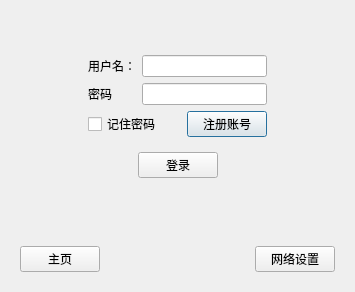
<?xml version="1.0" encoding="UTF-8"?>
<ui version="4.0">
 <class>Login</class>
 <widget class="QDialog" name="Login">
  <property name="geometry">
   <rect>
    <x>0</x>
    <y>0</y>
    <width>355</width>
    <height>292</height>
   </rect>
  </property>
  <property name="windowTitle">
   <string>Dialog</string>
  </property>
  <layout class="QGridLayout" name="gridLayout_2">
   <item row="0" column="0">
    <widget class="QStackedWidget" name="stackedWidget">
     <widget class="QWidget" name="page">
      <layout class="QVBoxLayout" name="verticalLayout">
       <item>
        <spacer name="verticalSpacer">
         <property name="orientation">
          <enum>Qt::Vertical</enum>
         </property>
         <property name="sizeHint" stdset="0">
          <size>
           <width>20</width>
           <height>40</height>
          </size>
         </property>
        </spacer>
       </item>
       <item>
        <layout class="QHBoxLayout" name="horizontalLayout_2">
         <item>
          <spacer name="horizontalSpacer_3">
           <property name="orientation">
            <enum>Qt::Horizontal</enum>
           </property>
           <property name="sizeHint" stdset="0">
            <size>
             <width>40</width>
             <height>20</height>
            </size>
           </property>
          </spacer>
         </item>
         <item>
          <widget class="QWidget" name="widget" native="true">
           <layout class="QGridLayout" name="gridLayout">
            <item row="0" column="0">
             <widget class="QLabel" name="label">
              <property name="text">
               <string>用户名：</string>
              </property>
             </widget>
            </item>
            <item row="0" column="1" colspan="2">
             <widget class="QLineEdit" name="userName"/>
            </item>
            <item row="1" column="0">
             <widget class="QLabel" name="label_2">
              <property name="text">
               <string>密码</string>
              </property>
             </widget>
            </item>
            <item row="1" column="1" colspan="2">
             <widget class="QLineEdit" name="password"/>
            </item>
            <item row="2" column="0" colspan="2">
             <widget class="QCheckBox" name="savePwd">
              <property name="text">
               <string>记住密码</string>
              </property>
             </widget>
            </item>
            <item row="2" column="2">
             <widget class="QPushButton" name="registerUser">
              <property name="text">
               <string>注册账号</string>
              </property>
             </widget>
            </item>
            <item row="3" column="0" colspan="3">
             <widget class="QWidget" name="widget_2" native="true">
              <layout class="QHBoxLayout" name="horizontalLayout">
               <item>
                <spacer name="horizontalSpacer">
                 <property name="orientation">
                  <enum>Qt::Horizontal</enum>
                 </property>
                 <property name="sizeHint" stdset="0">
                  <size>
                   <width>41</width>
                   <height>20</height>
                  </size>
                 </property>
                </spacer>
               </item>
               <item>
                <widget class="QPushButton" name="login">
                 <property name="text">
                  <string>登录</string>
                 </property>
                </widget>
               </item>
               <item>
                <spacer name="horizontalSpacer_2">
                 <property name="orientation">
                  <enum>Qt::Horizontal</enum>
                 </property>
                 <property name="sizeHint" stdset="0">
                  <size>
                   <width>40</width>
                   <height>20</height>
                  </size>
                 </property>
                </spacer>
               </item>
              </layout>
             </widget>
            </item>
           </layout>
          </widget>
         </item>
         <item>
          <spacer name="horizontalSpacer_4">
           <property name="orientation">
            <enum>Qt::Horizontal</enum>
           </property>
           <property name="sizeHint" stdset="0">
            <size>
             <width>40</width>
             <height>20</height>
            </size>
           </property>
          </spacer>
         </item>
        </layout>
       </item>
       <item>
        <spacer name="verticalSpacer_2">
         <property name="orientation">
          <enum>Qt::Vertical</enum>
         </property>
         <property name="sizeHint" stdset="0">
          <size>
           <width>20</width>
           <height>40</height>
          </size>
         </property>
        </spacer>
       </item>
      </layout>
     </widget>
     <widget class="QWidget" name="page_2">
      <layout class="QVBoxLayout" name="verticalLayout_3">
       <item>
        <spacer name="verticalSpacer_3">
         <property name="orientation">
          <enum>Qt::Vertical</enum>
         </property>
         <property name="sizeHint" stdset="0">
          <size>
           <width>20</width>
           <height>33</height>
          </size>
         </property>
        </spacer>
       </item>
       <item>
        <layout class="QHBoxLayout" name="horizontalLayout_4">
         <item>
          <spacer name="horizontalSpacer_6">
           <property name="orientation">
            <enum>Qt::Horizontal</enum>
           </property>
           <property name="sizeHint" stdset="0">
            <size>
             <width>40</width>
             <height>20</height>
            </size>
           </property>
          </spacer>
         </item>
         <item>
          <widget class="QWidget" name="widget_4" native="true">
           <layout class="QGridLayout" name="gridLayout_4">
            <item row="0" column="0">
             <widget class="QLabel" name="label_3">
              <property name="text">
               <string>用户名：</string>
              </property>
             </widget>
            </item>
            <item row="0" column="1">
             <widget class="QLineEdit" name="userName_2"/>
            </item>
            <item row="1" column="0">
             <widget class="QLabel" name="label_4">
              <property name="text">
               <string>密码：</string>
              </property>
             </widget>
            </item>
            <item row="1" column="1">
             <widget class="QLineEdit" name="password_2"/>
            </item>
            <item row="2" column="0">
             <widget class="QLabel" name="label_7">
              <property name="text">
               <string>手机号：</string>
              </property>
             </widget>
            </item>
            <item row="2" column="1">
             <widget class="QLineEdit" name="phoneNum"/>
            </item>
            <item row="3" column="0" colspan="2">
             <widget class="QWidget" name="widget_5" native="true">
              <layout class="QHBoxLayout" name="horizontalLayout_5">
               <item>
                <spacer name="horizontalSpacer_7">
                 <property name="orientation">
                  <enum>Qt::Horizontal</enum>
                 </property>
                 <property name="sizeHint" stdset="0">
                  <size>
                   <width>40</width>
                   <height>20</height>
                  </size>
                 </property>
                </spacer>
               </item>
               <item>
                <widget class="QPushButton" name="register_2">
                 <property name="text">
                  <string>注册</string>
                 </property>
                </widget>
               </item>
               <item>
                <spacer name="horizontalSpacer_8">
                 <property name="orientation">
                  <enum>Qt::Horizontal</enum>
                 </property>
                 <property name="sizeHint" stdset="0">
                  <size>
                   <width>40</width>
                   <height>20</height>
                  </size>
                 </property>
                </spacer>
               </item>
              </layout>
             </widget>
            </item>
           </layout>
          </widget>
         </item>
         <item>
          <spacer name="horizontalSpacer_9">
           <property name="orientation">
            <enum>Qt::Horizontal</enum>
           </property>
           <property name="sizeHint" stdset="0">
            <size>
             <width>40</width>
             <height>20</height>
            </size>
           </property>
          </spacer>
         </item>
        </layout>
       </item>
       <item>
        <spacer name="verticalSpacer_4">
         <property name="orientation">
          <enum>Qt::Vertical</enum>
         </property>
         <property name="sizeHint" stdset="0">
          <size>
           <width>20</width>
           <height>34</height>
          </size>
         </property>
        </spacer>
       </item>
      </layout>
     </widget>
     <widget class="QWidget" name="page_3">
      <layout class="QVBoxLayout" name="verticalLayout_4">
       <item>
        <spacer name="verticalSpacer_5">
         <property name="orientation">
          <enum>Qt::Vertical</enum>
         </property>
         <property name="sizeHint" stdset="0">
          <size>
           <width>20</width>
           <height>14</height>
          </size>
         </property>
        </spacer>
       </item>
       <item>
        <layout class="QHBoxLayout" name="horizontalLayout_6">
         <item>
          <spacer name="horizontalSpacer_10">
           <property name="orientation">
            <enum>Qt::Horizontal</enum>
           </property>
           <property name="sizeHint" stdset="0">
            <size>
             <width>40</width>
             <height>20</height>
            </size>
           </property>
          </spacer>
         </item>
         <item>
          <widget class="QWidget" name="widget_6" native="true">
           <layout class="QGridLayout" name="gridLayout_3">
            <item row="0" column="1" colspan="2">
             <widget class="QLineEdit" name="IPaddress"/>
            </item>
            <item row="1" column="1" colspan="2">
             <widget class="QLineEdit" name="port"/>
            </item>
            <item row="2" column="0" colspan="3">
             <widget class="QWidget" name="widget_7" native="true">
              <layout class="QHBoxLayout" name="horizontalLayout_7">
               <item>
                <spacer name="horizontalSpacer_11">
                 <property name="orientation">
                  <enum>Qt::Horizontal</enum>
                 </property>
                 <property name="sizeHint" stdset="0">
                  <size>
                   <width>40</width>
                   <height>20</height>
                  </size>
                 </property>
                </spacer>
               </item>
               <item>
                <widget class="QPushButton" name="confirm">
                 <property name="text">
                  <string>确定</string>
                 </property>
                </widget>
               </item>
               <item>
                <spacer name="horizontalSpacer_12">
                 <property name="orientation">
                  <enum>Qt::Horizontal</enum>
                 </property>
                 <property name="sizeHint" stdset="0">
                  <size>
                   <width>40</width>
                   <height>20</height>
                  </size>
                 </property>
                </spacer>
               </item>
              </layout>
             </widget>
            </item>
            <item row="0" column="0">
             <widget class="QLabel" name="label_5">
              <property name="text">
               <string>IP地址：</string>
              </property>
             </widget>
            </item>
            <item row="1" column="0">
             <widget class="QLabel" name="label_6">
              <property name="text">
               <string>端口：</string>
              </property>
             </widget>
            </item>
           </layout>
          </widget>
         </item>
         <item>
          <spacer name="horizontalSpacer_13">
           <property name="orientation">
            <enum>Qt::Horizontal</enum>
           </property>
           <property name="sizeHint" stdset="0">
            <size>
             <width>40</width>
             <height>20</height>
            </size>
           </property>
          </spacer>
         </item>
        </layout>
       </item>
       <item>
        <spacer name="verticalSpacer_6">
         <property name="orientation">
          <enum>Qt::Vertical</enum>
         </property>
         <property name="sizeHint" stdset="0">
          <size>
           <width>20</width>
           <height>15</height>
          </size>
         </property>
        </spacer>
       </item>
      </layout>
     </widget>
    </widget>
   </item>
   <item row="1" column="0">
    <widget class="QWidget" name="widget_3" native="true">
     <layout class="QHBoxLayout" name="horizontalLayout_3">
      <item>
       <widget class="QPushButton" name="homeBtn">
        <property name="text">
         <string>主页</string>
        </property>
       </widget>
      </item>
      <item>
       <spacer name="horizontalSpacer_5">
        <property name="orientation">
         <enum>Qt::Horizontal</enum>
        </property>
        <property name="sizeHint" stdset="0">
         <size>
          <width>134</width>
          <height>20</height>
         </size>
        </property>
       </spacer>
      </item>
      <item>
       <widget class="QPushButton" name="netSettingBtn">
        <property name="text">
         <string>网络设置</string>
        </property>
       </widget>
      </item>
     </layout>
    </widget>
   </item>
  </layout>
 </widget>
 <resources/>
 <connections/>
</ui>
